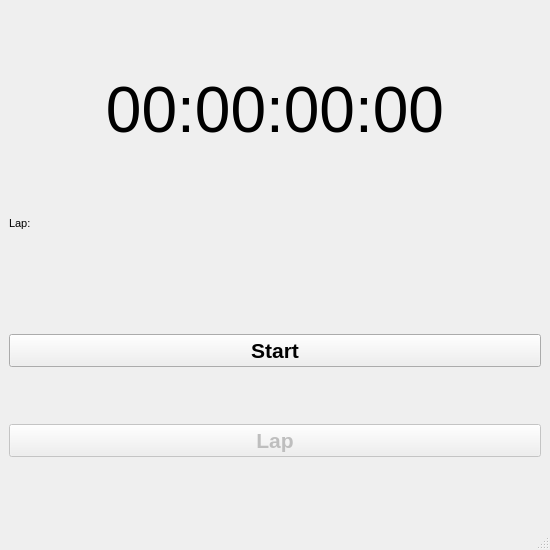
<?xml version="1.0" encoding="UTF-8"?>
<ui version="4.0">
 <class>MainWindow</class>
 <widget class="QMainWindow" name="MainWindow">
  <property name="geometry">
   <rect>
    <x>0</x>
    <y>0</y>
    <width>550</width>
    <height>550</height>
   </rect>
  </property>
  <property name="font">
   <font>
    <pointsize>16</pointsize>
   </font>
  </property>
  <property name="windowTitle">
   <string>MainWindow</string>
  </property>
  <widget class="QWidget" name="centralwidget">
   <layout class="QVBoxLayout" name="verticalLayout">
    <item>
     <widget class="QLabel" name="label">
      <property name="maximumSize">
       <size>
        <width>16777215</width>
        <height>100</height>
       </size>
      </property>
      <property name="font">
       <font>
        <pointsize>48</pointsize>
       </font>
      </property>
      <property name="text">
       <string>00:00:00:00</string>
      </property>
      <property name="alignment">
       <set>Qt::AlignCenter</set>
      </property>
      <property name="wordWrap">
       <bool>false</bool>
      </property>
     </widget>
    </item>
    <item>
     <widget class="QLabel" name="label_2">
      <property name="maximumSize">
       <size>
        <width>16777215</width>
        <height>60</height>
       </size>
      </property>
      <property name="font">
       <font>
        <pointsize>8</pointsize>
       </font>
      </property>
      <property name="text">
       <string>Lap:</string>
      </property>
      <property name="alignment">
       <set>Qt::AlignLeading|Qt::AlignLeft|Qt::AlignTop</set>
      </property>
     </widget>
    </item>
    <item>
     <widget class="QPushButton" name="pushButton">
      <property name="font">
       <font>
        <weight>75</weight>
        <bold>true</bold>
       </font>
      </property>
      <property name="text">
       <string>Start</string>
      </property>
     </widget>
    </item>
    <item>
     <widget class="QPushButton" name="pushButton_2">
      <property name="enabled">
       <bool>false</bool>
      </property>
      <property name="font">
       <font>
        <pointsize>16</pointsize>
        <weight>75</weight>
        <bold>true</bold>
       </font>
      </property>
      <property name="text">
       <string>Lap</string>
      </property>
     </widget>
    </item>
   </layout>
  </widget>
  <widget class="QMenuBar" name="menubar">
   <property name="geometry">
    <rect>
     <x>0</x>
     <y>0</y>
     <width>550</width>
     <height>21</height>
    </rect>
   </property>
  </widget>
  <widget class="QStatusBar" name="statusbar"/>
 </widget>
 <resources/>
 <connections/>
</ui>
